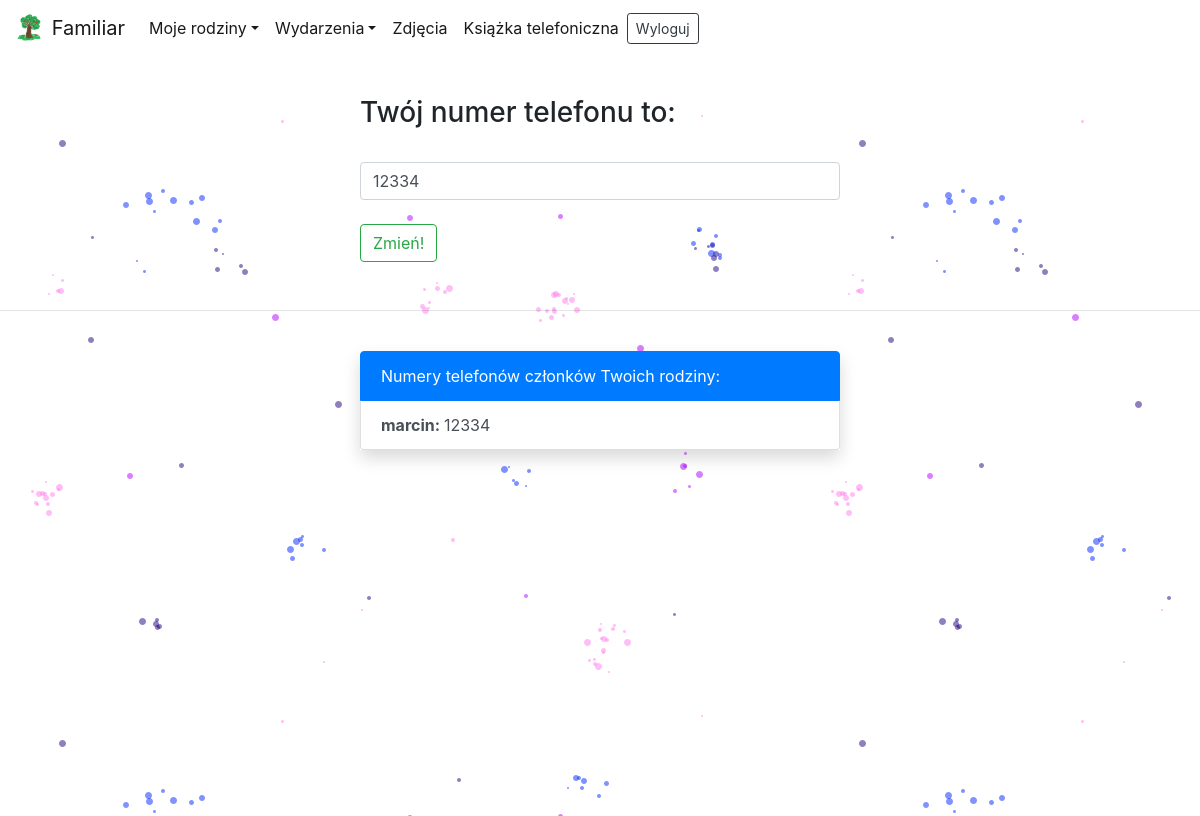
The app's page /main/phonebook/ (signed in), older data.
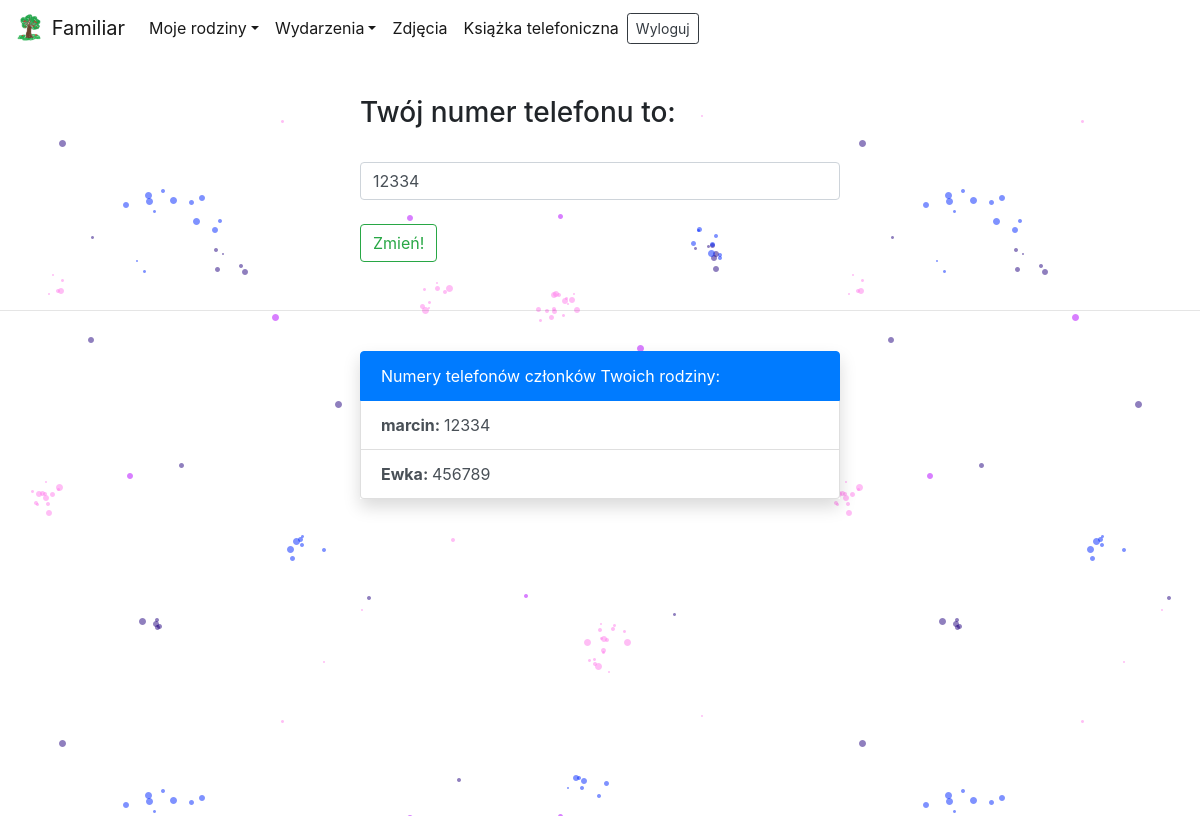
The same page, newer data.
### logged/models.py (models this page shows, shortened)
class Phone(models.Model):
    author = models.CharField(max_length=256, default='None')
    phone_number = models.PositiveSmallIntegerField()

### logged/views.py (the view, shortened to what this page needs)
# urls.py: path('phonebook/', Phonebook, name='phonebook'),
@login_required
def Phonebook(request):
    if request.method=='GET':
        families = Family.objects.filter()
        phone_numbers = Phone.objects.all()
        numbers_in_my_families = []
        my_families = [] # families that I belong to
        members_of_my_families = []
        for family in families:
            for member in family.members.all():
                if str(member) == str(request.user.username):
                    my_families.append(family)
        for family in my_families:
            for member in family.members.all():
                members_of_my_families.append(member.member)
        members_of_my_families = list(dict.fromkeys(members_of_my_families))
        for number in phone_numbers:
            if number.author in members_of_my_families:
                numbers_in_my_families.append(number)
        numbers_in_my_families = list(dict.fromkeys(numbers_in_my_families))
        allow = False
        my_number = None
        for number in numbers_in_my_families:
            if number.author == request.user.username:
                my_number = number.phone_number
                allow = True
        return render(request, 'logged/phonebook.html', {'numbers_in_my_families':numbers_in_my_families, 'allow':allow,'my_number':my_number})

### Authentication/models.py (called while the page is built)
    def __str__(self):
        return self.member

### logged/templates/logged/phonebook.html (shortened to what this page needs)
<!doctype html>
<html lang="en">
  <head>
{% load static %}
{% load filters %}
    <link rel="stylesheet" href="https://stackpath.bootstrapcdn.com/bootstrap/4.4.1/css/bootstrap.min.css">
    <link rel="stylesheet" href="{% static 'Authentication/css/style.css' %}" />
  </head>
  <body>
<nav class="navbar fixed-top navbar-expand-lg navbar-light bg-white" style="border-radius:0 0 10% 10%">
  <div class="collapse navbar-collapse" id="navbarTogglerDemo01">
    <a class="navbar-brand" href="{% url 'logedin' %}">
        <img src="{% static 'Authentication/favicon/android-chrome-192x192.png' %}" width="30" height="30" class="d-inline-block align-top" alt="">
        Familiar
    </a>
    <ul class="navbar-nav mr-auto mt-2 mt-lg-0">
        <li class="nav-item active dropdown">
            <a class="nav-link dropdown-toggle" data-toggle="dropdown" href="#" role="button" aria-haspopup="true" aria-expanded="false">Moje rodziny</a>
          </li>
          <li class="nav-item active dropdown">
            <a class="nav-link dropdown-toggle" data-toggle="dropdown" href="#" role="button" aria-haspopup="true" aria-expanded="false">Wydarzenia</a>
          </li>
          <li class="nav-item active">
            <a class="nav-link" href="{% url 'photos'%}">Zdjęcia</a>
          </li>
          <li class="nav-item active">
            <a class="nav-link" href="{% url 'phonebook'%}">Książka telefoniczna</a>
          </li>
        <form action="{% url 'logoutuser' %}" method="POST" class="form-inline">
            <button type="submit" class="btn btn-sm btn-outline-dark btn-block">Wyloguj</button>
        </form>
    </ul>
  </div>
</nav>
<br><br><br><br>
<div class="back-phone" style="background-image: url( {% static 'Authentication/img/doodle5.png' %})">
    {% if allow %}
        <div class="center-form">
            <h3>Twój numer telefonu to:</h3>
                <form method="POST">
                    <input name="what_to_do" class="form-control" value="edit_number" type="hidden"><br>
                    <input name="phone_number" class="form-control" value="{{ my_number }}"><br>
                    <button type="submit" class="btn btn-outline-success">Zmień!</button>
                </form>
        </div>
        <br><hr><br>
        <div>
            <ul class="list-group center-form shadow">
              <li class="list-group-item active">Numery telefonów członków Twoich rodziny:</li>
              {% for number in numbers_in_my_families%}
                <a href="{% url 'profile' number.author %}" class="list-group-item list-group-item-action"><b>{{ number.author }}: </b> {{ number.phone_number }}</a>
              {% endfor %}
            </ul>
         </div>
    {% endif %}
</div>
  </body>
</html>

Row changes from the older to the newer data that the page shows:
added Phone: author "Ewka", phone_number "456789"
